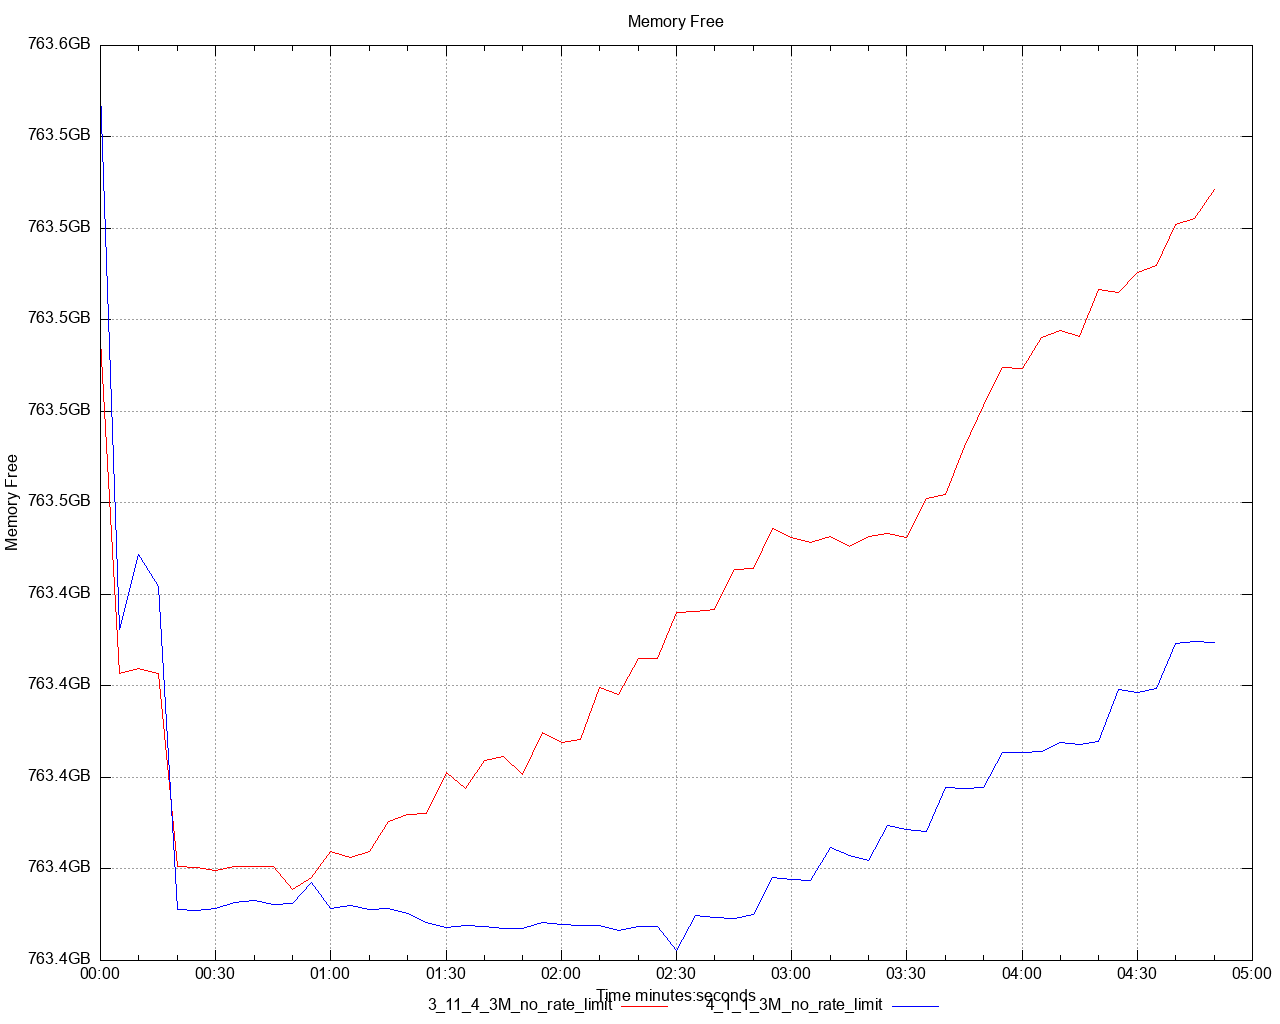

The script that saved this image:
set title 'Memory Free' noenhanced
set style data lines
set datafile separator ","
set terminal png size 1280,1024
set grid
set key below
set xdata time
set timefmt "%s"
offset = 0
t0(x)=(offset=($0==0) ? x : offset, x - offset)
set xlabel 'Time minutes:seconds'
set ylabel 'Memory Free'
set format y '%.1s%cB'
set output '/Users/ahmet.mircik/simulator/tests/report_3M_no_rate_limit/dstat/memory_free_A2.png'
plot \
   '/Users/ahmet.mircik/simulator/tests/report_3M_no_rate_limit/data/memory_free_A2_1.data' using (t0(timecolumn(1))):2 title "3_11_4_3M_no_rate_limit" noenhanced lt rgb "red", \
   '/Users/ahmet.mircik/simulator/tests/report_3M_no_rate_limit/data/memory_free_A2_2.data' using (t0(timecolumn(1))):2 title "4_1_1_3M_no_rate_limit" noenhanced lt rgb "blue", \
